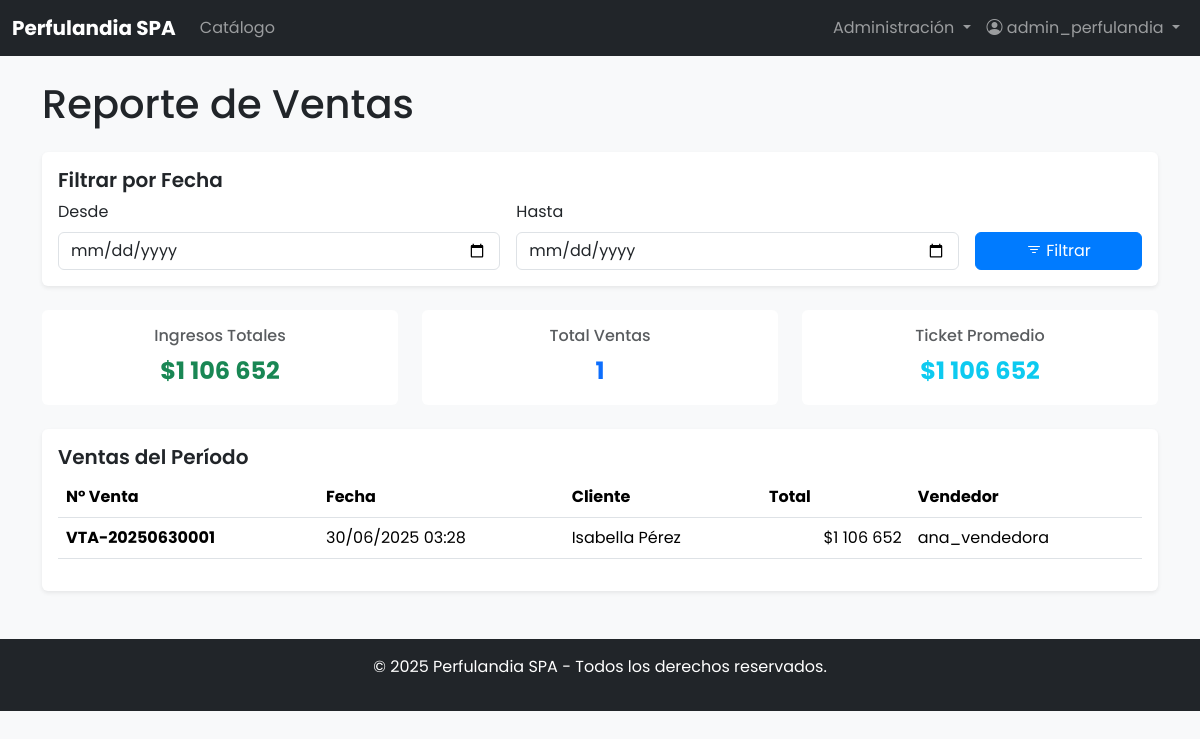
The page /reportes/ventas/ (signed in) on the database its author committed.
### usuarios/models.py (models this page shows, shortened)
class Usuario(AbstractUser):
    ROLES = (
        ('admin', 'Administrador'),
        ('gerente', 'Gerente'),
        ('vendedor', 'Vendedor'),
        ('cliente', 'Cliente'),
    )
    rol = models.CharField(max_length=20, choices=ROLES, default='cliente')
    telefono = models.CharField(max_length=20, blank=True, null=True)
    direccion = models.TextField(blank=True, null=True)
    rut = models.CharField(max_length=12, unique=True, null=True, blank=True)
    sucursal = models.CharField(max_length=100, blank=True)
    fecha_creacion = models.DateTimeField(auto_now_add=True)
    activo = models.BooleanField(default=True)
    class Meta:
        verbose_name = 'Usuario'
        verbose_name_plural = 'Usuarios'

### ventas/models.py (models this page shows, shortened)
class Venta(models.Model):
    TIPOS = [
        ('presencial', 'Venta Presencial'),
        ('online', 'Venta Online'),
    ]
    ESTADOS = [
        ('completada', 'Completada'),
        ('pendiente', 'Pendiente'),
        ('cancelada', 'Cancelada'),
    ]
    id = models.UUIDField(primary_key=True, default=uuid.uuid4, editable=False)
    numero_venta = models.CharField(max_length=20, unique=True)
    tipo = models.CharField(max_length=20, choices=TIPOS)
    estado = models.CharField(max_length=20, choices=ESTADOS, default='completada')
    vendedor = models.ForeignKey(Usuario, on_delete=models.SET_NULL, null=True, related_name='ventas_realizadas')
    cliente = models.ForeignKey(Usuario, on_delete=models.SET_NULL, null=True, blank=True, related_name='ventas_cliente')
    pedido = models.OneToOneField(Pedido, on_delete=models.SET_NULL, null=True, blank=True)
    subtotal = models.DecimalField(max_digits=10, decimal_places=2)
    impuesto = models.DecimalField(max_digits=10, decimal_places=2, default=0)
    descuento = models.DecimalField(max_digits=10, decimal_places=2, default=0)
    total = models.DecimalField(max_digits=10, decimal_places=2)
    metodo_pago = models.CharField(max_length=50, default='efectivo')
    notas = models.TextField(blank=True)
    fecha_venta = models.DateTimeField(auto_now_add=True)
    class Meta:
        verbose_name = 'Venta'
        verbose_name_plural = 'Ventas'
        ordering = ['-fecha_venta']

### reportes/views.py (the view)
# urls.py: path('ventas/', views.reporte_ventas, name='ventas'),
@login_required
@rol_requerido(['gerente', 'admin'])
def reporte_ventas(request):
    fecha_desde = request.GET.get('fecha_desde')
    fecha_hasta = request.GET.get('fecha_hasta')
    ventas = Venta.objects.filter(estado='completada')
    if fecha_desde:
        try:
            fecha_desde = datetime.strptime(fecha_desde, '%Y-%m-%d').date()
            ventas = ventas.filter(fecha_venta__date__gte=fecha_desde)
        except ValueError:
            pass
    if fecha_hasta:
        try:
            fecha_hasta = datetime.strptime(fecha_hasta, '%Y-%m-%d').date()
            ventas = ventas.filter(fecha_venta__date__lte=fecha_hasta)
        except ValueError:
            pass
    total_ventas = ventas.count()
    total_ingresos = ventas.aggregate(total=Sum('total'))['total'] or 0
    promedio_venta = total_ingresos / total_ventas if total_ventas > 0 else 0
    context = {
        'ventas': ventas.order_by('-fecha_venta')[:50],  # Últimas 50
        'total_ventas': total_ventas,
        'total_ingresos': total_ingresos,
        'promedio_venta': promedio_venta,
        'fecha_desde': fecha_desde,
        'fecha_hasta': fecha_hasta,
    }
    return render(request, 'reportes/ventas.html', context)

### core/permissions.py (called while the page is built)
def rol_requerido(roles_permitidos):
    def decorator(view_func):
        @wraps(view_func)
        def _wrapped_view(request, *args, **kwargs):
            if not request.user.is_authenticated:
                from django.contrib.auth.views import redirect_to_login
                return redirect_to_login(request.get_full_path())
            if request.user.rol not in roles_permitidos:
                raise PermissionDenied("No tienes permisos para acceder a esta página.")
            return view_func(request, *args, **kwargs)
        return _wrapped_view
    return decorator

### templates/reportes/ventas.html (shortened to what this page needs)
{% extends 'base.html' %}
{% load humanize %}
{% block content %}
<h1 class="mb-4">Reporte de Ventas</h1>
<div class="card shadow-sm mb-4">
    <div class="card-body">
        <h5 class="card-title">Filtrar por Fecha</h5>
        <form method="get" class="row g-3">
            <div class="col-md-5">
                <label for="fecha_desde" class="form-label">Desde</label>
                <input type="date" class="form-control" id="fecha_desde" name="fecha_desde" value="{{ fecha_desde|date:'Y-m-d'|default:'' }}">
            </div>
            <div class="col-md-5">
                <label for="fecha_hasta" class="form-label">Hasta</label>
                <input type="date" class="form-control" id="fecha_hasta" name="fecha_hasta" value="{{ fecha_hasta|date:'Y-m-d'|default:'' }}">
            </div>
            <div class="col-md-2 d-flex align-items-end">
                <button type="submit" class="btn btn-primary w-100">
                    <i class="bi bi-filter"></i> Filtrar
                </button>
            </div>
        </form>
    </div>
</div>
<div class="row mb-4">
    <div class="col-md-4">
        <div class="card text-center h-100">
            <div class="card-body">
                <h6 class="text-muted">Ingresos Totales</h6>
                <p class="fs-4 fw-bold text-success mb-0">${{ total_ingresos|floatformat:0|intcomma }}</p>
            </div>
        </div>
    </div>
    <div class="col-md-4">
        <div class="card text-center h-100">
            <div class="card-body">
                <h6 class="text-muted">Total Ventas</h6>
                <p class="fs-4 fw-bold text-primary mb-0">{{ total_ventas }}</p>
            </div>
        </div>
    </div>
    <div class="col-md-4">
        <div class="card text-center h-100">
            <div class="card-body">
                <h6 class="text-muted">Ticket Promedio</h6>
                <p class="fs-4 fw-bold text-info mb-0">${{ promedio_venta|floatformat:0|intcomma }}</p>
            </div>
        </div>
    </div>
</div>
<div class="card shadow-sm">
    <div class="card-body">
        <h5 class="card-title">Ventas del Período</h5>
        <div class="table-responsive">
            <table class="table table-hover">
                <thead>
                    <tr>
                        <th>N° Venta</th>
                        <th>Fecha</th>
                        <th>Cliente</th>
                        <th>Total</th>
                        <th>Vendedor</th>
                    </tr>
                </thead>
                <tbody>
                    {% for venta in ventas %}
                    <tr>
                        <td><strong>{{ venta.numero_venta }}</strong></td>
                        <td>{{ venta.fecha_venta|date:"d/m/Y H:i" }}</td>
                        <td>{{ venta.cliente.get_full_name|default:'Cliente General' }}</td>
                        <td class="text-end">${{ venta.total|floatformat:0|intcomma }}</td>
                        <td>{{ venta.vendedor.username|default:'N/A' }}</td>
                    </tr>
                    {% empty %}
                    <tr>
                        <td colspan="5" class="text-center py-4">No se encontraron ventas para el período seleccionado.</td>
                    </tr>
                    {% endfor %}
                </tbody>
            </table>
        </div>
    </div>
</div>
{% endblock %}

### templates/base.html (shortened to what this page needs)
{% load static %}
<!DOCTYPE html>
<html lang="es">
<head>
    <link href="https://cdn.jsdelivr.net/npm/bootstrap@5.3.3/dist/css/bootstrap.min.css" rel="stylesheet">
    <link rel="stylesheet" href="https://cdn.jsdelivr.net/npm/bootstrap-icons@1.11.3/font/bootstrap-icons.min.css">
    <link rel="stylesheet" href="{% static 'css/custom.css' %}">
</head>
<body>
    <nav class="navbar navbar-expand-lg navbar-dark bg-dark">
        <div class="container-fluid">
            <a class="navbar-brand" href="{% url 'home' %}">Perfulandia SPA</a>
            <div class="collapse navbar-collapse" id="navbarSupportedContent">
                <ul class="navbar-nav me-auto mb-2 mb-lg-0">
                    <li class="nav-item">
                        <a class="nav-link" href="{% url 'clientes:catalogo' %}">Catálogo</a>
                    </li>
                </ul>
                <ul class="navbar-nav ms-auto mb-2 mb-lg-0">
                    {% if user.is_authenticated %}
                        {% if user.rol in 'admin,gerente,vendedor' %}
                            <li class="nav-item dropdown">
                                <a class="nav-link dropdown-toggle" href="#" id="adminMenu" role="button" data-bs-toggle="dropdown" aria-expanded="false">
                                    Administración
                                </a>
                            </li>
                        {% endif %}
                        <li class="nav-item dropdown">
                            <a class="nav-link dropdown-toggle" href="#" id="navbarDropdown" role="button" data-bs-toggle="dropdown" aria-expanded="false">
                                <i class="bi bi-person-circle"></i> {{ user.username }}
                            </a>
                        </li>
                    {% endif %}
                </ul>
            </div>
        </div>
    </nav>
    <main class="container mt-4">
        {% block content %}{% endblock %}
    </main>
    <footer class="bg-dark text-white text-center p-3 mt-5">
        <p>&copy; {% now "Y" %} Perfulandia SPA - Todos los derechos reservados.</p>
    </footer>
</body>
</html>

### static/css/custom.css (style rules this page uses)
body { font-family: 'Poppins', sans-serif; background-color: #f8f9fa; }
.navbar-brand { font-weight: 700; }
.card { border: none; transition: transform 0.3s ease, box-shadow 0.3s ease; }
.card-title { font-weight: 600; }
.btn-primary { background-color: #007bff; border-color: #007bff; transition: background-color 0.2s ease; }

### rows shown on the page
Usuario: username "admin_perfulandia"
Venta: numero_venta "VTA-20250630001", fecha_venta "30/06/2025 03:28", cliente.get_full_name "Isabella Pérez", total "1 106 652", vendedor.username "ana_vendedora"

### other values the page prints
{{ total_ingresos|floatformat:0|intcomma }} "1 106 652"
{{ total_ventas }} "1"
{{ promedio_venta|floatformat:0|intcomma }} "1 106 652"
